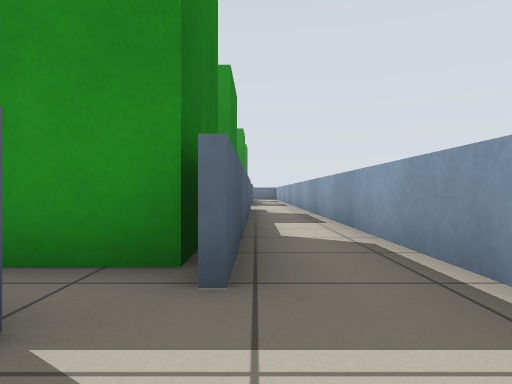
[1] (above)

16 first-person views from a walk through a Stage world. The camera is 0.5 m above the floor, looks level and sees 70° across. Floor lines are 1 m apart. The floor is counted in squares, 1 m on a side. Each view is taken from the middle of a square. On the plan, view 1 faces up. The plan holds only what a view shows up to about 9 squares ahead; the rest is blank. Robots are left out.

[2]
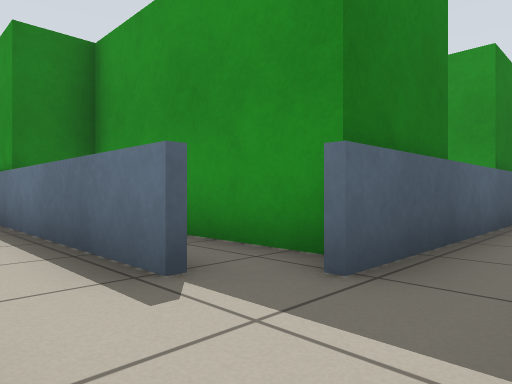

[3]
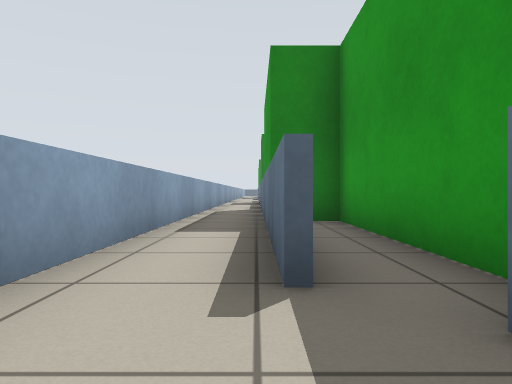

[4]
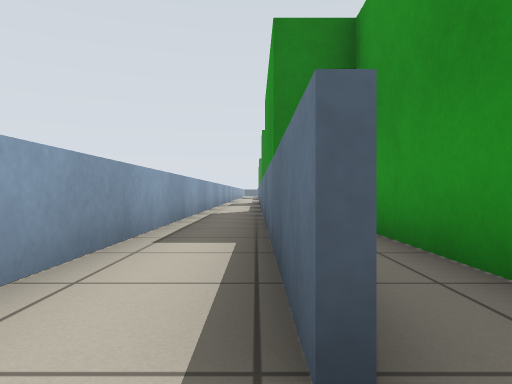

[5]
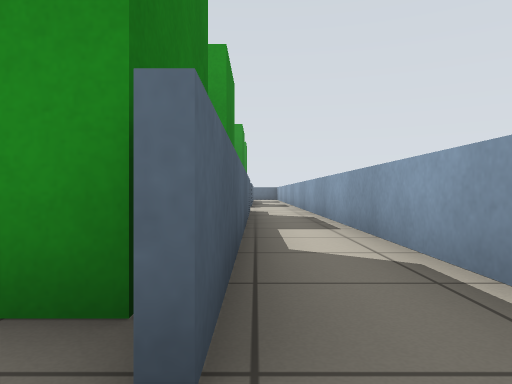

[6]
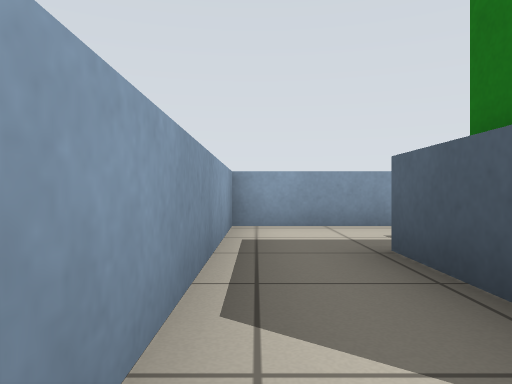

[7]
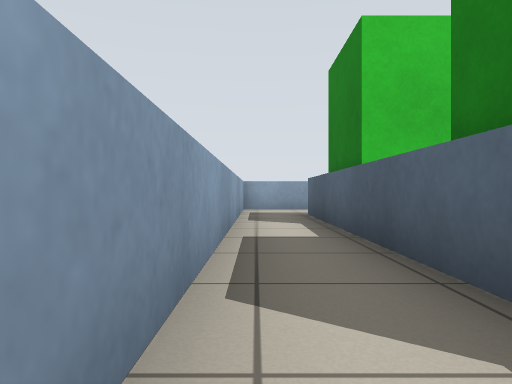

[8]
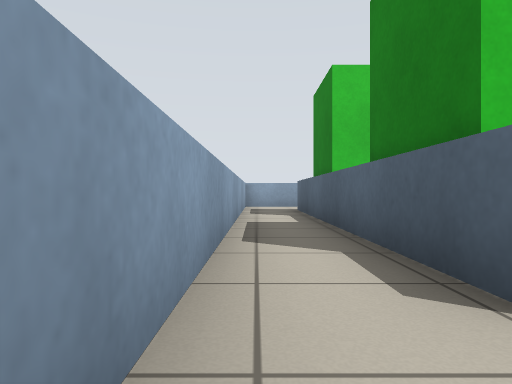

[9]
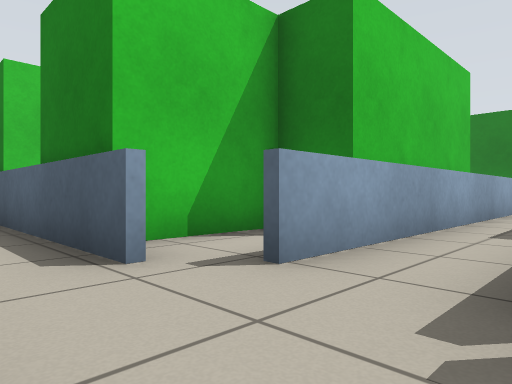

[10]
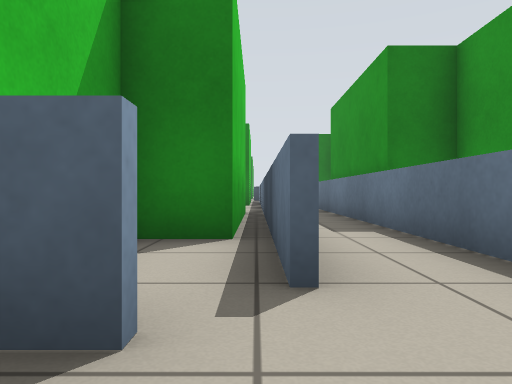

[11]
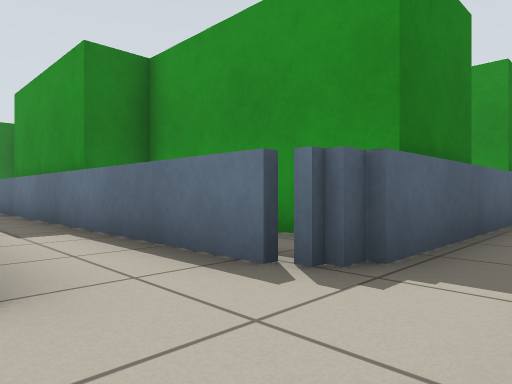

[12]
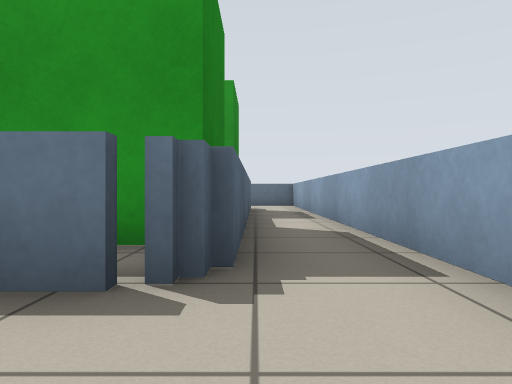

[13]
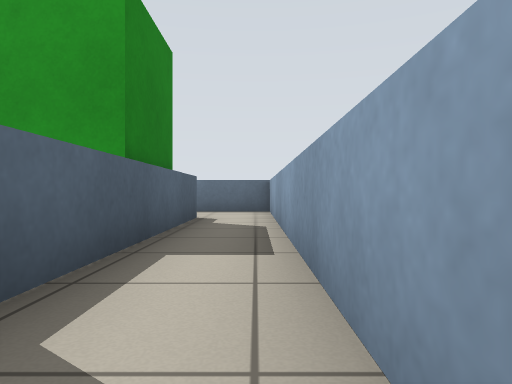

[14]
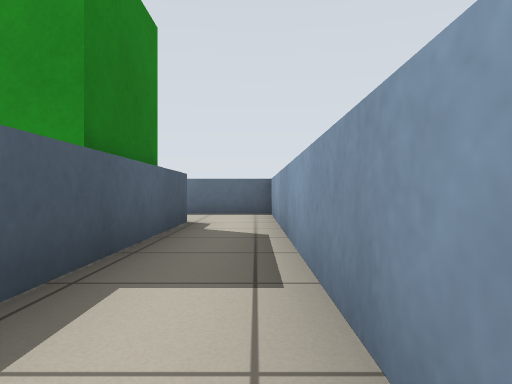

[15]
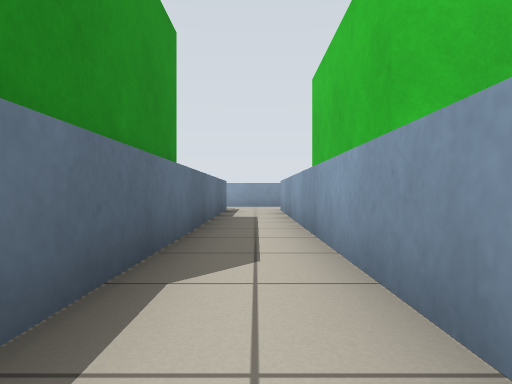

[16]
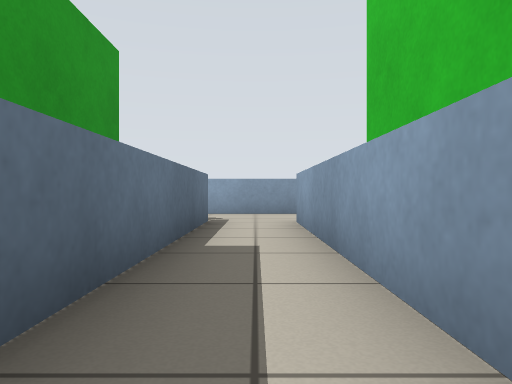

### Floor plan
Points are (right, up) in squares from view 1. A wall is a line through its corners. A room is listed if a view was taken in it or the views show most of it. See-through windows are left out.
Room 1 (views 1, 2, 3, 4, 5, 6, 7)
walls: (-0.9, 1.1) (-9, 1.1); (-0.5, 4.8) (-0.5, 2.4); (-0.5, 9.6) (-0.5, 7.2)
low walls: (-8.9, -0.3) (1.4, -0.3) (1.4, 10.6); (-0.1, 10.6) (-0.1, 1.9)
ways out: opening at (1, 10) to room 2
Room 2 (views 8, 9, 10, 11, 12, 13, 14, 15, 16)
walls: (-5.2, 13.2) (-9.5, 13.2); (-7.6, 10.7) (-2.9, 10.7); (-0.5, 16.9) (-0.5, 14.4); (-0.5, 21.6) (-0.5, 19.2)
low walls: (-10.1, 11.3) (-0.9, 11.3); (-0.8, 12.8) (-9.9, 12.8); (1.4, 10.6) (1.4, 22.5); (-0.1, 22.1) (-0.1, 13.1)
ways out: opening at (1, 10) to room 1; opening at (1, 22)

Positions as (right, up) in squares from view 1, and headings:
1: (0, 0), facing up
2: (1, 0), facing up-left
3: (1, 1), facing left
4: (0, 1), facing left
5: (0, 1), facing up
6: (1, 5), facing down
7: (1, 10), facing down
8: (1, 12), facing down
9: (1, 13), facing down-left
10: (1, 11), facing left
11: (1, 11), facing up-left
12: (0, 11), facing up
13: (1, 15), facing up
14: (1, 16), facing up
15: (-11, 12), facing right
16: (-7, 12), facing right
